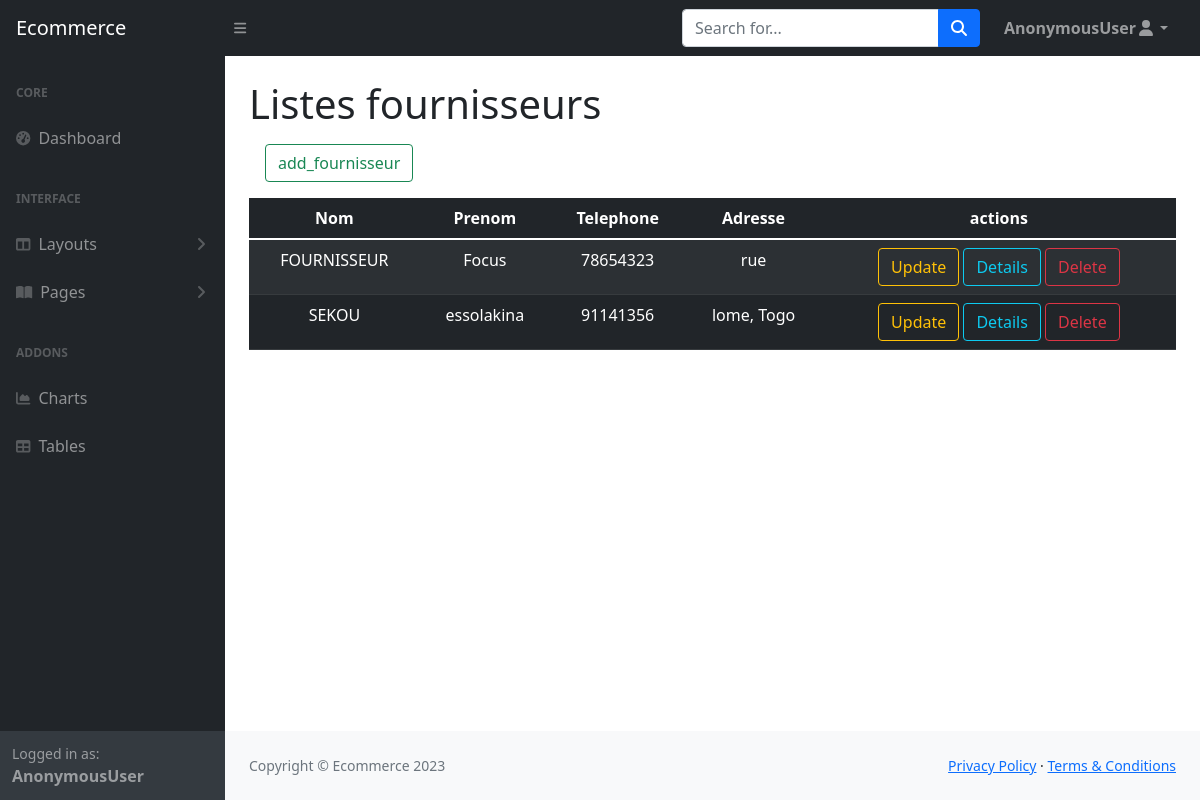
The app's page /fournisseur/liste with its own data.
### ecommerce/models.py (models this page shows, shortened)
class Fournisseur(models.Model):
    nom = models.CharField(max_length=50)
    prenom = models.CharField(max_length=50)
    telephone = models.CharField(max_length=50)
    adresse = models.CharField(max_length=50)

### ecommerce/views.py (the view)
# urls.py: path('fournisseur/liste', liste_fournisseur, name='liste_fournisseur'),
def liste_fournisseur(request):
    fournisseurs = Fournisseur.objects.all().order_by('-id')
    context = {'fournisseurs': fournisseurs}
    return render(request, 'fournisseur/liste.html', context)

### ecommerce/templates/fournisseur/liste.html (shortened to what this page needs)
{% extends 'layout/base.html' %}
{% block pageTitle %}
    Listes fournisseurs
{% endblock pageTitle %}
{% block body %}
<div class="m-3">
  <a href="{% url 'add_category' %}" class="btn btn-outline-success">add_fournisseur</a>
</div>
<table class="table table-dark table-striped table-hover text-center">
    <thead>
      <tr>
        <th scope="col">Nom</th>
        <th scope="col">Prenom</th>
        <th scope="col">Telephone</th>
        <th scope="col">Adresse</th>
        <th scope="col">actions</th>
      </tr>
    </thead>
    <tbody>
        {% for four in fournisseurs %}
        <tr>
            <td>{{four.nom}}</td>
            <td>{{four.prenom}}</td>
            <td>{{four.telephone}}</td>
            <td>{{four.adresse}}</td>
            <td>
                <a href="{% url 'update_fournisseur' four.id %}" class="btn btn-outline-warning">Update</a>
                <a href="{% url 'detail_fournisseur' four.id %}" class="btn btn-outline-info">Details</a>
                <button type="button" class="btn btn-outline-danger" data-bs-toggle="modal" data-bs-target="#Modal-Delete-{{ four.id }}"> Delete</button>
            </td>
          </tr>
        {% endfor %}
    </tbody>
  </table>
{% endblock body %}

### records on screen
Fournisseur: nom "FOURNISSEUR", prenom "Focus", telephone "78654323", adresse "rue"
Fournisseur: nom "SEKOU", prenom "essolakina", telephone "91141356", adresse "lome, Togo"

### other values on screen
{{ request.user }} "AnonymousUser"
